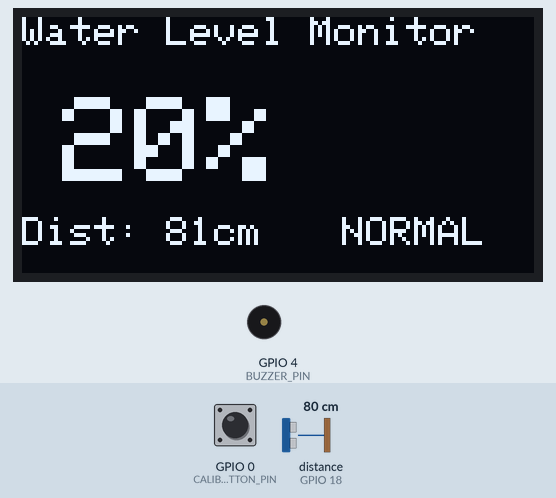
Bench run of a program on a simulated ESP32. Shown: 128×64 one-colour display, buzzer (waves = sounding). Inputs (shaded band) come from the test bench; at power-on: distance to the obstacle (sensor on GPIO 18) 80 cm, GPIO 0 (CALIBRATION_BUTTON_PIN) HIGH. The echo pulse lasts 58.3 µs per cm; WiFi joins after 1.5 s; servers stay silent unless stated; uploads are accepted with an empty reply; EEPROM starts erased; what the program prints to the serial monitor is not drawn.

Above: at 5.7 s.
5.8 s: distance to the obstacle (sensor on GPIO 18) set to 16 cm
At 7.1 s:
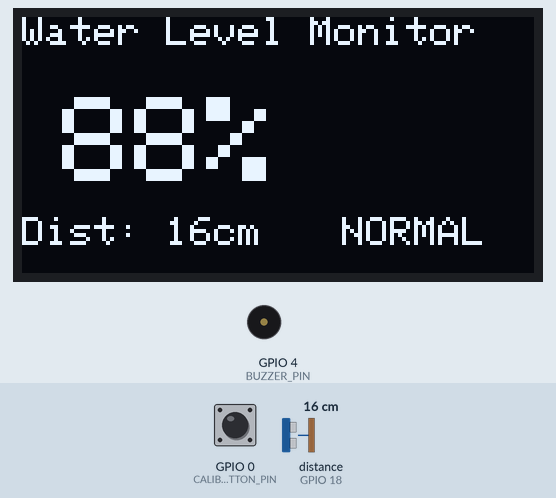
8.2 s: distance to the obstacle (sensor on GPIO 18) set to 13 cm
At 10.0 s:
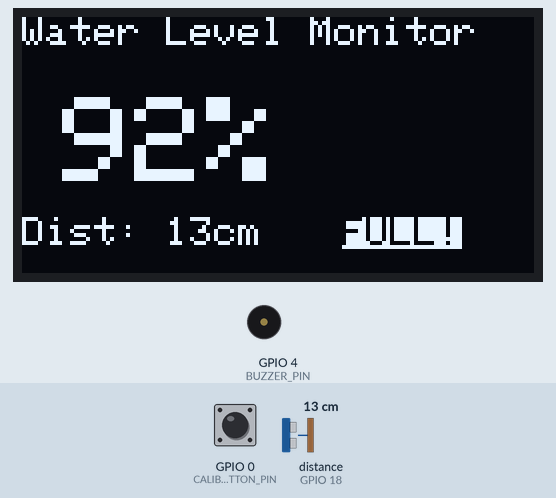
14.1 s: GPIO 0 (CALIBRATION_BUTTON_PIN) pulled LOW for 0.15 s
At 15.4 s:
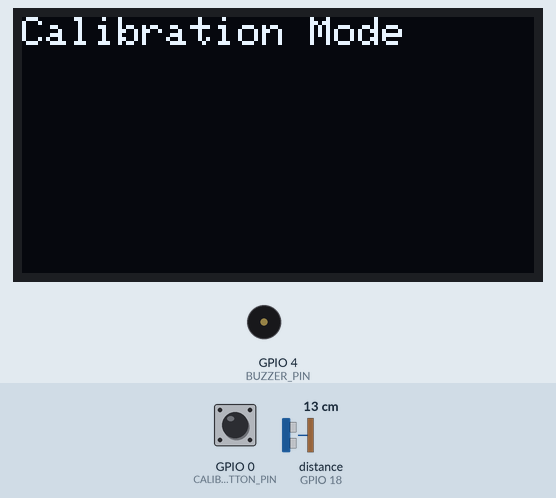
26.0 s: distance to the obstacle (sensor on GPIO 18) set to 18 cm
At 27.4 s:
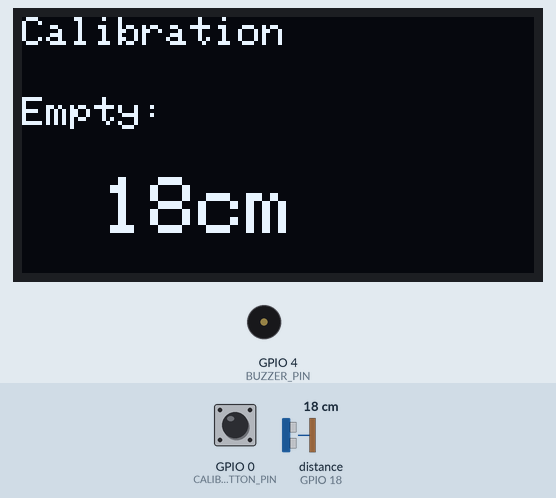
31.9 s: GPIO 0 (CALIBRATION_BUTTON_PIN) pulled LOW for 1 s
At 38.7 s:
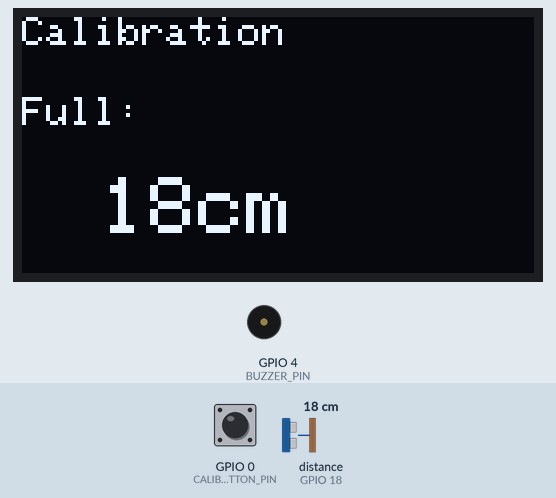
Timing chart, 0 to 39.8 s (numbered marks = the images above; inputs shaded):
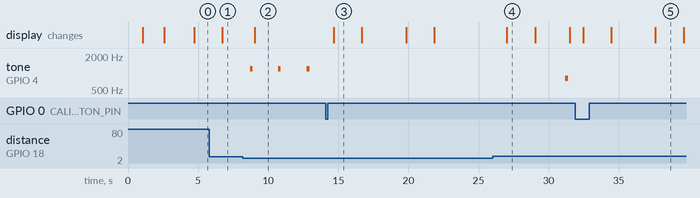

Measured:
- the behaviour switches between 15 and 14 cm on distance to the obstacle (sensor on GPIO 18) (found by bisection; images 1 and 2)
- after the input at 5.8 s, the display: changes after 0.93 s (image 1)
- after the input at 8.2 s, tone on GPIO 4 (BUZZER_PIN): alternates 1200 Hz for 0.20 s and silent for 1.8 s, starting after 0.51 s; the display: changes after 0.83 s (image 2)
- after the input at 14.1 s, tone on GPIO 4 (BUZZER_PIN): stops changing and stays silent; the display: changes after 0.56 s (image 3)
- after the input at 31.9 s, tone on GPIO 4 (BUZZER_PIN): stops changing and stays silent; the display: first changes after 0.55 s (image 5 shows a later state)
- what the display in image 3 shows lasts 2.0 s, from 14.7 s to 16.7 s

The program:

main.cpp
```cpp
#include <WiFi.h>
#include <WiFiClientSecure.h>
#include <HTTPClient.h>
#include <Adafruit_GFX.h>
#include <Adafruit_SSD1306.h>
#include <NewPing.h>
#include <PubSubClient.h>
#include <EEPROM.h>

#define TRIGGER_PIN 5
#define ECHO_PIN 18
#define OLED_SCREEN_WIDTH 128
#define OLED_SCREEN_HEIGHT 64
#define OLED_RESET_PIN -1
#define BUZZER_PIN 4
#define CALIBRATION_BUTTON_PIN 0
#define MAX_DISTANCE 400

struct CalibrationData {
    int minDistance;
    int maxDistance;
    bool isCalibrated;
};

const char* ssid = "prabu96";
const char* password = "rap@1996";
const char* serverURL = "https://water-tank-monitoring.onrender.com/api/v1/data";
const char* mqttServer = "water-tank-monitoring.onrender.com";
const int mqttPort = 1883;
const char* mqttTopic = "watertank/data";

String deviceId = "tank_001";
int lowThreshold = 20;
int highThreshold = 90;

unsigned long lastReadTime = 0;
unsigned long readInterval = 2000;
unsigned long lastSendTime = 0;
unsigned long sendInterval = 10000;
bool useMQTT = false;

Adafruit_SSD1306 display(OLED_SCREEN_WIDTH, OLED_SCREEN_HEIGHT, &Wire, OLED_RESET_PIN);
NewPing sonar(TRIGGER_PIN, ECHO_PIN, MAX_DISTANCE);

WiFiClient wifiClient;
WiFiClientSecure secureClient;
PubSubClient mqttClient(wifiClient);
HTTPClient httpClient;

float currentWaterLevel = 0;
int currentDistance = 0;
String currentStatus = "NORMAL";
bool wifiConnected = false;
bool mqttConnected = false;
CalibrationData calib;
unsigned long lastWiFiRetryTime = 0;
const unsigned long wifiRetryInterval = 10000;

unsigned long currentTimestamp() {
    return millis();
}

void saveCalibration() {
    EEPROM.put(0, calib);
    EEPROM.commit();
    Serial.println("Calibration saved to EEPROM");
}

void loadCalibration() {
    EEPROM.get(0, calib);
    if (!calib.isCalibrated) {
        calib.minDistance = 5;
        calib.maxDistance = 100;
        calib.isCalibrated = true;
    }
    Serial.print("Loaded calibration - Min: ");
    Serial.print(calib.minDistance);
    Serial.print("cm, Max: ");
    Serial.print(calib.maxDistance);
    Serial.println("cm");
}

void connectWiFi() {
    Serial.println("Connecting to WiFi...");
    WiFi.begin(ssid, password);
    int attempts = 0;
    while (WiFi.status() != WL_CONNECTED && attempts < 30) {
        delay(500);
        Serial.print(".");
        attempts++;
    }
    if (WiFi.status() == WL_CONNECTED) {
        wifiConnected = true;
        Serial.println("\nWiFi Connected!");
        Serial.print("IP Address: ");
        Serial.println(WiFi.localIP());
    } else {
        wifiConnected = false;
        Serial.println("\nWiFi Connection Failed!");
        WiFi.disconnect(true);
    }
}

void connectMQTT() {
    if (!useMQTT) return;
    Serial.println("Connecting to MQTT...");
    mqttClient.setServer(mqttServer, mqttPort);
    char clientId[50];
    snprintf(clientId, 50, "WaterTank_%s", deviceId.c_str());
    if (mqttClient.connect(clientId)) {
        mqttConnected = true;
        Serial.println("MQTT Connected!");
    } else {
        mqttConnected = false;
        Serial.println("MQTT Connection Failed!");
    }
}

void initBuzzer() {
    pinMode(BUZZER_PIN, OUTPUT);
    digitalWrite(BUZZER_PIN, LOW);
}

void playAlertTone(int frequency, int duration) {
    tone(BUZZER_PIN, frequency, duration);
}

void stopAlertTone() {
    noTone(BUZZER_PIN);
}

void updateStatus(float waterLevel) {
    if (waterLevel < lowThreshold) {
        currentStatus = "LOW";
        playAlertTone(800, 200);
        delay(300);
    } else if (waterLevel > highThreshold) {
        currentStatus = "FULL";
        playAlertTone(1200, 200);
        delay(300);
    } else {
        currentStatus = "NORMAL";
        stopAlertTone();
    }
}

void updateOLED(float waterLevel, int distance, String status) {
    display.clearDisplay();
    display.setTextSize(1);
    display.setTextColor(SSD1306_WHITE);

    display.setCursor(0, 0);
    display.println("Water Level Monitor");

    display.setTextSize(3);
    display.setCursor(10, 20);
    display.print(waterLevel, 0);
    display.println("%");

    display.setTextSize(1);
    display.setCursor(0, 50);
    display.print("Dist: ");
    display.print(distance);
    display.println("cm");

    display.setCursor(80, 50);
    if (status == "LOW") {
        display.setTextColor(SSD1306_BLACK, SSD1306_WHITE);
        display.println("LOW!");
    } else if (status == "FULL") {
        display.setTextColor(SSD1306_BLACK, SSD1306_WHITE);
        display.println("FULL!");
    } else {
        display.setTextColor(SSD1306_WHITE);
        display.println("NORMAL");
    }

    display.display();
}

void updateOLEDCalibration(const char* message, int value = -1) {
    display.clearDisplay();
    display.setTextSize(1);
    display.setTextColor(SSD1306_WHITE);
    display.setCursor(0, 0);
    display.println("Calibration");
    display.setTextSize(1);
    display.setCursor(0, 20);
    display.println(message);
    if (value >= 0) {
        display.setTextSize(2);
        display.setCursor(20, 40);
        display.print(value);
        display.println("cm");
    }
    display.display();
}

String createJSON(float waterLevel, int distance, String status) {
    String json = "{";
    json += "\"device_id\":\"" + deviceId + "\",";
    json += "\"water_level\":" + String(waterLevel, 1) + ",";
    json += "\"distance_cm\":" + String(distance) + ",";
    json += "\"status\":\"" + status + "\",";
    json += "\"timestamp\":" + String(currentTimestamp());
    json += "}";
    return json;
}

void sendDataToServer(float waterLevel, int distance, String status) {
    if (!wifiConnected) return;

    String json = createJSON(waterLevel, distance, status);
    Serial.println("Sending data: " + json);

    secureClient.setInsecure();
    httpClient.begin(secureClient, serverURL);
    httpClient.addHeader("Content-Type", "application/json");
    int httpCode = httpClient.POST(json);

    if (httpCode > 0) {
        String response = httpClient.getString();
        Serial.println("HTTP Response: " + String(httpCode));
        Serial.println(response);
    } else {
        Serial.println("HTTP Error: " + String(httpCode));
    }

    httpClient.end();
}

void sendDataMQTT(float waterLevel, int distance, String status) {
    if (!useMQTT || !mqttConnected) return;

    String json = createJSON(waterLevel, distance, status);
    mqttClient.publish(mqttTopic, json.c_str());
}

void sendData(float waterLevel, int distance, String status) {
    sendDataToServer(waterLevel, distance, status);
    if (useMQTT) {
        sendDataMQTT(waterLevel, distance, status);
    }
}

float calculateWaterLevel(int distanceCm) {
    if (distanceCm <= 0 || distanceCm > MAX_DISTANCE) {
        return -1;
    }
    if (distanceCm <= calib.minDistance) {
        return 100;
    }
    if (distanceCm >= calib.maxDistance) {
        return 0;
    }
    float waterDepth = calib.maxDistance - distanceCm;
    float level = (waterDepth / (calib.maxDistance - calib.minDistance)) * 100;
    if (level > 100) level = 100;
    if (level < 0) level = 0;
    return level;
}

int readDistance() {
    unsigned int uS = sonar.ping_median(5);
    int distance = uS / US_ROUNDTRIP_CM;
    return distance;
}

void runCalibration() {
    Serial.println("Starting calibration...");
    display.clearDisplay();
    display.setTextSize(1);
    display.setTextColor(SSD1306_WHITE);
    display.setCursor(0, 0);
    display.println("Calibration Mode");
    display.display();
    delay(2000);

    updateOLEDCalibration("1. Fill tank", -1);
    delay(3000);

    int fullDistance = readDistance();
    Serial.print("Full tank distance: ");
    Serial.println(fullDistance);
    updateOLEDCalibration("Full: ", fullDistance);
    delay(2000);

    updateOLEDCalibration("2. Empty tank", -1);
    delay(5000);

    int emptyDistance = readDistance();
    Serial.print("Empty tank distance: ");
    Serial.println(emptyDistance);
    updateOLEDCalibration("Empty: ", emptyDistance);
    delay(2000);

    calib.minDistance = fullDistance;
    calib.maxDistance = emptyDistance;
    calib.isCalibrated = true;
    saveCalibration();

    Serial.println("Calibration complete!");
    Serial.print("Min: ");
    Serial.print(calib.minDistance);
    Serial.print("cm, Max: ");
    Serial.print(calib.maxDistance);
    Serial.println("cm");

    updateOLEDCalibration("Done!", -1);
    delay(2000);
}

void setup() {
    Serial.begin(115200);
    delay(1000);

    EEPROM.begin(512);

    loadCalibration();

    pinMode(CALIBRATION_BUTTON_PIN, INPUT_PULLUP);

    Serial.println("=== Water Tank Monitor ===");
    Serial.println("Initializing...");

    if (!display.begin(SSD1306_SWITCHCAPVCC, 0x3C)) {
        Serial.println("OLED init failed!");
        while (1);
    }

    display.clearDisplay();
    display.setTextSize(1);
    display.setTextColor(SSD1306_WHITE);
    display.setCursor(0, 0);
    display.println("Initializing...");
    display.display();

    initBuzzer();
    connectWiFi();
    if (useMQTT) {
        connectMQTT();
    }

    Serial.println("System ready!");
    display.clearDisplay();
    display.setCursor(0, 0);
    display.println("System Ready!");
    display.display();

    delay(2000);
}

void loop() {
    unsigned long currentTime = millis();

    if (WiFi.status() != WL_CONNECTED) {
        wifiConnected = false;
        if (currentTime - lastWiFiRetryTime >= wifiRetryInterval) {
            lastWiFiRetryTime = currentTime;
            connectWiFi();
        }
    } else {
        wifiConnected = true;
    }

    if (digitalRead(CALIBRATION_BUTTON_PIN) == LOW) {
        Serial.println("Calibration button pressed!");
        delay(500);
        runCalibration();
    }

    if (currentTime - lastReadTime >= readInterval) {
        lastReadTime = currentTime;

        currentDistance = readDistance();
        if (currentDistance > 0 && currentDistance <= MAX_DISTANCE) {
            currentWaterLevel = calculateWaterLevel(currentDistance);
            updateStatus(currentWaterLevel);

            Serial.print("Distance: ");
            Serial.print(currentDistance);
            Serial.println(" cm");
            Serial.print("Water Level: ");
            Serial.print(currentWaterLevel, 1);
            Serial.println("%");
            Serial.print("Status: ");
            Serial.println(currentStatus);

            updateOLED(currentWaterLevel, currentDistance, currentStatus);
        } else {
            Serial.println("Invalid distance reading");
        }
    }

    if (currentTime - lastSendTime >= sendInterval) {
        lastSendTime = currentTime;
        if (wifiConnected && currentWaterLevel >= 0) {
            sendData(currentWaterLevel, currentDistance, currentStatus);
        }
    }

    if (useMQTT && mqttConnected) {
        mqttClient.loop();
    }

    delay(50);
}
```
